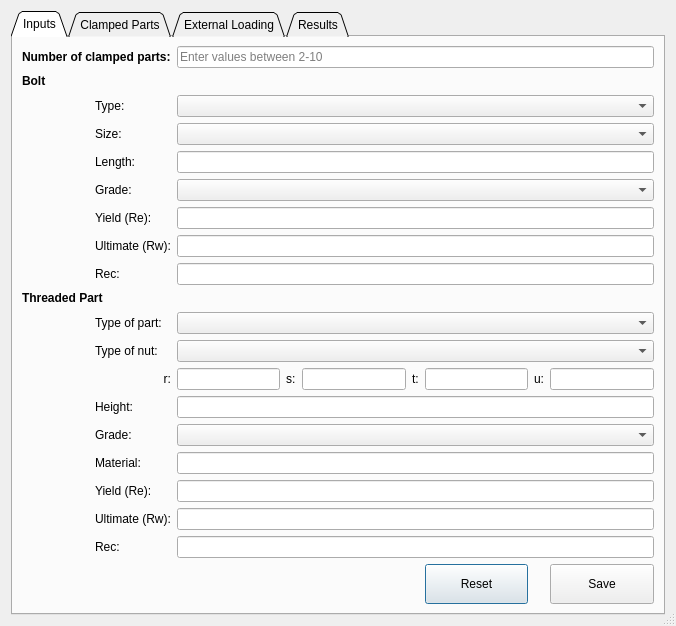
<?xml version="1.0" encoding="UTF-8"?>
<ui version="4.0">
 <class>bolt_ui</class>
 <widget class="QDialog" name="bolt_ui">
  <property name="geometry">
   <rect>
    <x>0</x>
    <y>0</y>
    <width>676</width>
    <height>577</height>
   </rect>
  </property>
  <property name="sizePolicy">
   <sizepolicy hsizetype="Expanding" vsizetype="Expanding">
    <horstretch>0</horstretch>
    <verstretch>0</verstretch>
   </sizepolicy>
  </property>
  <property name="windowTitle">
   <string>Bolt Calculation UX</string>
  </property>
  <property name="sizeGripEnabled">
   <bool>true</bool>
  </property>
  <property name="modal">
   <bool>false</bool>
  </property>
  <layout class="QGridLayout" name="gridLayout_4">
   <item row="0" column="0">
    <widget class="QTabWidget" name="tabWidget">
     <property name="sizePolicy">
      <sizepolicy hsizetype="Preferred" vsizetype="Preferred">
       <horstretch>0</horstretch>
       <verstretch>0</verstretch>
      </sizepolicy>
     </property>
     <property name="tabShape">
      <enum>QTabWidget::Triangular</enum>
     </property>
     <property name="currentIndex">
      <number>0</number>
     </property>
     <widget class="QWidget" name="tab">
      <attribute name="title">
       <string>Inputs</string>
      </attribute>
      <layout class="QGridLayout" name="gridLayout">
       <item row="14" column="2" colspan="7">
        <widget class="QComboBox" name="nutCombo"/>
       </item>
       <item row="19" column="2" colspan="7">
        <widget class="QLineEdit" name="renutlineEdit"/>
       </item>
       <item row="20" column="2" colspan="7">
        <widget class="QLineEdit" name="rmnutlineEdit"/>
       </item>
       <item row="14" column="1">
        <widget class="QLabel" name="label_9">
         <property name="text">
          <string>Type of nut:</string>
         </property>
        </widget>
       </item>
       <item row="17" column="1">
        <widget class="QLabel" name="label_10">
         <property name="text">
          <string>Grade:</string>
         </property>
        </widget>
       </item>
       <item row="19" column="1">
        <widget class="QLabel" name="label_14">
         <property name="text">
          <string>Yield (Re):</string>
         </property>
        </widget>
       </item>
       <item row="17" column="2" colspan="7">
        <widget class="QComboBox" name="gradeNutCombo"/>
       </item>
       <item row="15" column="6">
        <widget class="QLineEdit" name="tBlock"/>
       </item>
       <item row="20" column="1">
        <widget class="QLabel" name="label_15">
         <property name="text">
          <string>Ultimate (Rw):</string>
         </property>
        </widget>
       </item>
       <item row="22" column="6">
        <widget class="QPushButton" name="resetInput">
         <property name="minimumSize">
          <size>
           <width>0</width>
           <height>40</height>
          </size>
         </property>
         <property name="text">
          <string>Reset</string>
         </property>
        </widget>
       </item>
       <item row="18" column="1">
        <widget class="QLabel" name="label_36">
         <property name="text">
          <string>Material:</string>
         </property>
        </widget>
       </item>
       <item row="4" column="1">
        <widget class="QLabel" name="label_3">
         <property name="text">
          <string>Length:</string>
         </property>
        </widget>
       </item>
       <item row="0" column="0" colspan="2">
        <widget class="QLabel" name="label">
         <property name="text">
          <string>&lt;html&gt;&lt;head/&gt;&lt;body&gt;&lt;p&gt;&lt;span style=&quot; font-weight:600;&quot;&gt;Number of clamped parts:&lt;/span&gt;&lt;/p&gt;&lt;/body&gt;&lt;/html&gt;</string>
         </property>
        </widget>
       </item>
       <item row="21" column="1">
        <widget class="QLabel" name="label_16">
         <property name="text">
          <string>Rec:</string>
         </property>
        </widget>
       </item>
       <item row="15" column="8">
        <widget class="QLineEdit" name="uBlock"/>
       </item>
       <item row="21" column="2" colspan="7">
        <widget class="QLineEdit" name="recnutlineEdit"/>
       </item>
       <item row="5" column="1">
        <widget class="QLabel" name="label_4">
         <property name="text">
          <string>Grade:</string>
         </property>
        </widget>
       </item>
       <item row="9" column="1">
        <widget class="QLabel" name="label_13">
         <property name="text">
          <string>Rec:</string>
         </property>
        </widget>
       </item>
       <item row="7" column="1">
        <widget class="QLabel" name="label_11">
         <property name="text">
          <string>Yield (Re):</string>
         </property>
        </widget>
       </item>
       <item row="15" column="1">
        <widget class="QLabel" name="label_32">
         <property name="text">
          <string>&lt;html&gt;&lt;head/&gt;&lt;body&gt;&lt;p align=&quot;right&quot;&gt;r:&lt;/p&gt;&lt;/body&gt;&lt;/html&gt;</string>
         </property>
        </widget>
       </item>
       <item row="16" column="1">
        <widget class="QLabel" name="label_37">
         <property name="text">
          <string>Height:</string>
         </property>
        </widget>
       </item>
       <item row="16" column="2" colspan="7">
        <widget class="QLineEdit" name="nutHeight"/>
       </item>
       <item row="8" column="1">
        <widget class="QLabel" name="label_12">
         <property name="text">
          <string>Ultimate (Rw):</string>
         </property>
        </widget>
       </item>
       <item row="7" column="2" colspan="7">
        <widget class="QLineEdit" name="relineedit">
         <property name="enabled">
          <bool>true</bool>
         </property>
         <property name="readOnly">
          <bool>true</bool>
         </property>
        </widget>
       </item>
       <item row="4" column="2" colspan="7">
        <widget class="QLineEdit" name="lengthText"/>
       </item>
       <item row="0" column="2" colspan="7">
        <widget class="QLineEdit" name="nClampedPartsText">
         <property name="placeholderText">
          <string>Enter values between 2-10</string>
         </property>
        </widget>
       </item>
       <item row="2" column="1">
        <widget class="QLabel" name="label_6">
         <property name="text">
          <string>Type:</string>
         </property>
        </widget>
       </item>
       <item row="5" column="2" colspan="7">
        <widget class="QComboBox" name="gradeCombo"/>
       </item>
       <item row="15" column="3">
        <widget class="QLabel" name="label_33">
         <property name="text">
          <string>s:</string>
         </property>
        </widget>
       </item>
       <item row="22" column="8">
        <widget class="QPushButton" name="saveInput">
         <property name="sizePolicy">
          <sizepolicy hsizetype="Minimum" vsizetype="Minimum">
           <horstretch>0</horstretch>
           <verstretch>0</verstretch>
          </sizepolicy>
         </property>
         <property name="minimumSize">
          <size>
           <width>0</width>
           <height>40</height>
          </size>
         </property>
         <property name="text">
          <string>Save</string>
         </property>
        </widget>
       </item>
       <item row="15" column="5">
        <widget class="QLabel" name="label_34">
         <property name="text">
          <string>t:</string>
         </property>
        </widget>
       </item>
       <item row="15" column="2">
        <widget class="QLineEdit" name="rBlock"/>
       </item>
       <item row="15" column="7">
        <widget class="QLabel" name="label_35">
         <property name="text">
          <string>u:</string>
         </property>
        </widget>
       </item>
       <item row="15" column="4">
        <widget class="QLineEdit" name="sBlock"/>
       </item>
       <item row="3" column="2" colspan="7">
        <widget class="QComboBox" name="sizeCombo"/>
       </item>
       <item row="8" column="2" colspan="7">
        <widget class="QLineEdit" name="rmlineedit">
         <property name="enabled">
          <bool>true</bool>
         </property>
         <property name="readOnly">
          <bool>true</bool>
         </property>
        </widget>
       </item>
       <item row="9" column="2" colspan="7">
        <widget class="QLineEdit" name="reclineedit">
         <property name="enabled">
          <bool>true</bool>
         </property>
         <property name="readOnly">
          <bool>true</bool>
         </property>
        </widget>
       </item>
       <item row="13" column="2" colspan="7">
        <widget class="QComboBox" name="partCombo"/>
       </item>
       <item row="18" column="2" colspan="7">
        <widget class="QLineEdit" name="matBlock"/>
       </item>
       <item row="2" column="2" colspan="7">
        <widget class="QComboBox" name="typeCombo"/>
       </item>
       <item row="3" column="1">
        <widget class="QLabel" name="label_5">
         <property name="text">
          <string>Size:</string>
         </property>
        </widget>
       </item>
       <item row="1" column="0">
        <widget class="QLabel" name="label_2">
         <property name="text">
          <string>&lt;html&gt;&lt;head/&gt;&lt;body&gt;&lt;p&gt;&lt;span style=&quot; font-weight:600;&quot;&gt;Bolt&lt;/span&gt;&lt;/p&gt;&lt;/body&gt;&lt;/html&gt;</string>
         </property>
        </widget>
       </item>
       <item row="13" column="1">
        <widget class="QLabel" name="label_8">
         <property name="text">
          <string>Type of part:</string>
         </property>
        </widget>
       </item>
       <item row="12" column="0" colspan="2">
        <widget class="QLabel" name="label_7">
         <property name="text">
          <string>&lt;html&gt;&lt;head/&gt;&lt;body&gt;&lt;p&gt;&lt;span style=&quot; font-weight:600;&quot;&gt;Threaded Part&lt;/span&gt;&lt;/p&gt;&lt;/body&gt;&lt;/html&gt;</string>
         </property>
        </widget>
       </item>
      </layout>
     </widget>
     <widget class="QWidget" name="tab_2">
      <attribute name="title">
       <string>Clamped Parts</string>
      </attribute>
      <widget class="QPushButton" name="resetClamp">
       <property name="geometry">
        <rect>
         <x>10</x>
         <y>500</y>
         <width>321</width>
         <height>23</height>
        </rect>
       </property>
       <property name="text">
        <string>Reset</string>
       </property>
      </widget>
      <widget class="QPushButton" name="saveClamp">
       <property name="geometry">
        <rect>
         <x>350</x>
         <y>500</y>
         <width>291</width>
         <height>23</height>
        </rect>
       </property>
       <property name="text">
        <string>Save</string>
       </property>
      </widget>
     </widget>
     <widget class="QWidget" name="tab_3">
      <attribute name="title">
       <string>External Loading</string>
      </attribute>
      <layout class="QGridLayout" name="gridLayout_3">
       <item row="6" column="3">
        <widget class="QLineEdit" name="delutlineEdit">
         <property name="placeholderText">
          <string>Δµt</string>
         </property>
        </widget>
       </item>
       <item row="7" column="0">
        <widget class="QLabel" name="label_25">
         <property name="text">
          <string>Friction co-efficient under the driven element (µb ± Δµb):</string>
         </property>
        </widget>
       </item>
       <item row="7" column="1">
        <widget class="QLineEdit" name="ublineEdit">
         <property name="placeholderText">
          <string>µb</string>
         </property>
        </widget>
       </item>
       <item row="7" column="2">
        <widget class="QLabel" name="label_26">
         <property name="text">
          <string>&lt;html&gt;&lt;head/&gt;&lt;body&gt;&lt;p align=&quot;center&quot;&gt;±&lt;/p&gt;&lt;/body&gt;&lt;/html&gt;</string>
         </property>
        </widget>
       </item>
       <item row="7" column="3">
        <widget class="QLineEdit" name="delublineEdit">
         <property name="placeholderText">
          <string>Δµb</string>
         </property>
        </widget>
       </item>
       <item row="8" column="0">
        <widget class="QLabel" name="label_27">
         <property name="text">
          <string>Equivalent stress tightening ratio (γE):</string>
         </property>
        </widget>
       </item>
       <item row="8" column="1" colspan="2">
        <widget class="QLineEdit" name="yelineEdit"/>
       </item>
       <item row="9" column="3">
        <widget class="QPushButton" name="calculateEL">
         <property name="text">
          <string>Calculate</string>
         </property>
        </widget>
       </item>
       <item row="0" column="0">
        <widget class="QLabel" name="label_17">
         <property name="text">
          <string>Axial Force (Fa):</string>
         </property>
        </widget>
       </item>
       <item row="0" column="1" colspan="2">
        <widget class="QLineEdit" name="axialForcelineEdit"/>
       </item>
       <item row="1" column="0">
        <widget class="QLabel" name="label_18">
         <property name="text">
          <string>Shear Force (Ft):</string>
         </property>
        </widget>
       </item>
       <item row="1" column="1" colspan="2">
        <widget class="QLineEdit" name="shearForcelineEdit"/>
       </item>
       <item row="2" column="0">
        <widget class="QLabel" name="label_19">
         <property name="text">
          <string>Load Introduction Factor(β):</string>
         </property>
        </widget>
       </item>
       <item row="2" column="1" colspan="2">
        <widget class="QLineEdit" name="betalineEdit"/>
       </item>
       <item row="3" column="0">
        <widget class="QLabel" name="label_20">
         <property name="text">
          <string>Co-efficient of friction (sliding faces) (µmin):</string>
         </property>
        </widget>
       </item>
       <item row="3" column="1" colspan="2">
        <widget class="QLineEdit" name="uminlineEdit"/>
       </item>
       <item row="0" column="3">
        <widget class="QLabel" name="label_28">
         <property name="text">
          <string>N</string>
         </property>
        </widget>
       </item>
       <item row="1" column="3">
        <widget class="QLabel" name="label_29">
         <property name="text">
          <string>N</string>
         </property>
        </widget>
       </item>
       <item row="4" column="3">
        <widget class="QLabel" name="label_30">
         <property name="text">
          <string>Nm</string>
         </property>
        </widget>
       </item>
       <item row="8" column="3">
        <widget class="QLabel" name="label_31">
         <property name="text">
          <string>% Re</string>
         </property>
        </widget>
       </item>
       <item row="4" column="0">
        <widget class="QLabel" name="label_21">
         <property name="text">
          <string>Applied torque (T):</string>
         </property>
        </widget>
       </item>
       <item row="4" column="1" colspan="2">
        <widget class="QLineEdit" name="torquelineEdit"/>
       </item>
       <item row="5" column="0">
        <widget class="QLabel" name="label_22">
         <property name="text">
          <string>Tightening torque accuracy (ΔT/T):</string>
         </property>
        </widget>
       </item>
       <item row="5" column="1" colspan="2">
        <widget class="QLineEdit" name="tightAccuracylineEdit"/>
       </item>
       <item row="6" column="0">
        <widget class="QLabel" name="label_23">
         <property name="text">
          <string>Thread coefficient of friction (µt ± Δµt):</string>
         </property>
        </widget>
       </item>
       <item row="6" column="1">
        <widget class="QLineEdit" name="utlineEdit">
         <property name="placeholderText">
          <string>µt</string>
         </property>
        </widget>
       </item>
       <item row="6" column="2">
        <widget class="QLabel" name="label_24">
         <property name="text">
          <string>&lt;html&gt;&lt;head/&gt;&lt;body&gt;&lt;p align=&quot;center&quot;&gt;±&lt;/p&gt;&lt;/body&gt;&lt;/html&gt;</string>
         </property>
        </widget>
       </item>
       <item row="9" column="1">
        <widget class="QPushButton" name="resetEL">
         <property name="text">
          <string>Reset</string>
         </property>
        </widget>
       </item>
       <item row="5" column="3">
        <widget class="QLabel" name="label_38">
         <property name="text">
          <string>%</string>
         </property>
        </widget>
       </item>
      </layout>
     </widget>
     <widget class="QWidget" name="tab_4">
      <attribute name="title">
       <string>Results</string>
      </attribute>
      <layout class="QGridLayout" name="gridLayout_5">
       <item row="0" column="0">
        <widget class="QPushButton" name="exportPDF">
         <property name="text">
          <string>Export to PDF</string>
         </property>
        </widget>
       </item>
      </layout>
     </widget>
    </widget>
   </item>
  </layout>
 </widget>
 <tabstops>
  <tabstop>tabWidget</tabstop>
  <tabstop>nClampedPartsText</tabstop>
  <tabstop>typeCombo</tabstop>
  <tabstop>sizeCombo</tabstop>
  <tabstop>lengthText</tabstop>
  <tabstop>gradeCombo</tabstop>
  <tabstop>relineedit</tabstop>
  <tabstop>rmlineedit</tabstop>
  <tabstop>reclineedit</tabstop>
  <tabstop>partCombo</tabstop>
  <tabstop>nutCombo</tabstop>
  <tabstop>rBlock</tabstop>
  <tabstop>sBlock</tabstop>
  <tabstop>tBlock</tabstop>
  <tabstop>uBlock</tabstop>
  <tabstop>nutHeight</tabstop>
  <tabstop>gradeNutCombo</tabstop>
  <tabstop>matBlock</tabstop>
  <tabstop>renutlineEdit</tabstop>
  <tabstop>rmnutlineEdit</tabstop>
  <tabstop>recnutlineEdit</tabstop>
  <tabstop>saveInput</tabstop>
  <tabstop>resetInput</tabstop>
  <tabstop>axialForcelineEdit</tabstop>
  <tabstop>shearForcelineEdit</tabstop>
  <tabstop>betalineEdit</tabstop>
  <tabstop>uminlineEdit</tabstop>
  <tabstop>torquelineEdit</tabstop>
  <tabstop>tightAccuracylineEdit</tabstop>
  <tabstop>utlineEdit</tabstop>
  <tabstop>delutlineEdit</tabstop>
  <tabstop>ublineEdit</tabstop>
  <tabstop>delublineEdit</tabstop>
  <tabstop>yelineEdit</tabstop>
  <tabstop>calculateEL</tabstop>
  <tabstop>resetEL</tabstop>
  <tabstop>exportPDF</tabstop>
  <tabstop>saveClamp</tabstop>
  <tabstop>resetClamp</tabstop>
 </tabstops>
 <resources/>
 <connections/>
</ui>
